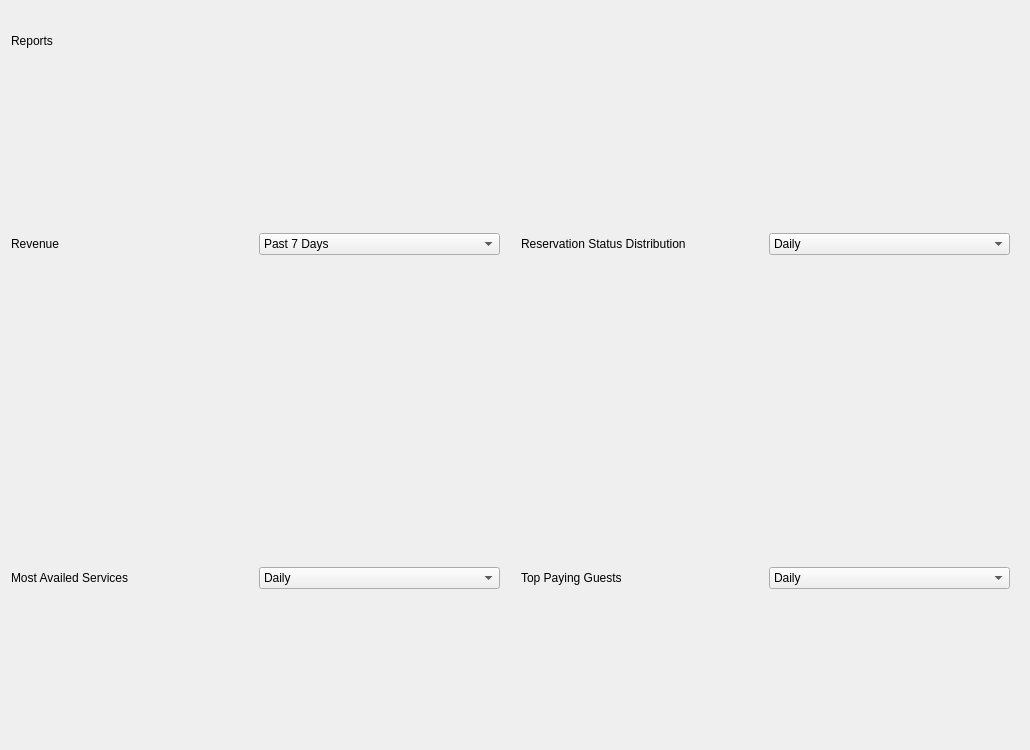
<?xml version="1.0" encoding="UTF-8"?>
<ui version="4.0">
 <class>Widget</class>
 <widget class="QWidget" name="Widget">
  <property name="geometry">
   <rect>
    <x>0</x>
    <y>0</y>
    <width>1030</width>
    <height>750</height>
   </rect>
  </property>
  <property name="minimumSize">
   <size>
    <width>1030</width>
    <height>750</height>
   </size>
  </property>
  <property name="windowTitle">
   <string>Form</string>
  </property>
  <layout class="QGridLayout" name="gridLayout">
   <property name="spacing">
    <number>12</number>
   </property>
   <item row="2" column="0">
    <widget class="QFrame" name="most_availed_services_chart_frame">
     <property name="frameShape">
      <enum>QFrame::NoFrame</enum>
     </property>
     <property name="frameShadow">
      <enum>QFrame::Raised</enum>
     </property>
     <layout class="QVBoxLayout" name="verticalLayout_3">
      <property name="leftMargin">
       <number>0</number>
      </property>
      <property name="topMargin">
       <number>0</number>
      </property>
      <property name="rightMargin">
       <number>0</number>
      </property>
      <property name="bottomMargin">
       <number>0</number>
      </property>
      <item>
       <widget class="QFrame" name="most_availed_services_chart_controls">
        <property name="frameShape">
         <enum>QFrame::NoFrame</enum>
        </property>
        <property name="frameShadow">
         <enum>QFrame::Raised</enum>
        </property>
        <layout class="QGridLayout" name="gridLayout_4">
         <property name="leftMargin">
          <number>0</number>
         </property>
         <item row="0" column="0">
          <widget class="QLabel" name="most_availed_services_chart_label">
           <property name="text">
            <string>Most Availed Services</string>
           </property>
          </widget>
         </item>
         <item row="0" column="1">
          <widget class="QComboBox" name="most_availed_services_chart_combobox">
           <item>
            <property name="text">
             <string>Daily</string>
            </property>
           </item>
           <item>
            <property name="text">
             <string>Weekly</string>
            </property>
           </item>
           <item>
            <property name="text">
             <string>Monthly</string>
            </property>
           </item>
           <item>
            <property name="text">
             <string>Yearly</string>
            </property>
           </item>
           <item>
            <property name="text">
             <string>All Time</string>
            </property>
           </item>
          </widget>
         </item>
        </layout>
       </widget>
      </item>
     </layout>
    </widget>
   </item>
   <item row="2" column="1">
    <widget class="QFrame" name="top_paying_guests_chart_frame">
     <property name="frameShape">
      <enum>QFrame::NoFrame</enum>
     </property>
     <property name="frameShadow">
      <enum>QFrame::Raised</enum>
     </property>
     <layout class="QVBoxLayout" name="verticalLayout_4">
      <property name="leftMargin">
       <number>0</number>
      </property>
      <property name="topMargin">
       <number>0</number>
      </property>
      <property name="rightMargin">
       <number>0</number>
      </property>
      <property name="bottomMargin">
       <number>0</number>
      </property>
      <item>
       <widget class="QFrame" name="top_paying_guests_chart_controls">
        <property name="frameShape">
         <enum>QFrame::NoFrame</enum>
        </property>
        <property name="frameShadow">
         <enum>QFrame::Raised</enum>
        </property>
        <layout class="QGridLayout" name="gridLayout_5">
         <property name="leftMargin">
          <number>0</number>
         </property>
         <item row="0" column="0">
          <widget class="QLabel" name="top_paying_guests_chart_label">
           <property name="text">
            <string>Top Paying Guests</string>
           </property>
          </widget>
         </item>
         <item row="0" column="1">
          <widget class="QComboBox" name="top_paying_guests_chart_combobox">
           <item>
            <property name="text">
             <string>Daily</string>
            </property>
           </item>
           <item>
            <property name="text">
             <string>Weekly</string>
            </property>
           </item>
           <item>
            <property name="text">
             <string>Monthly</string>
            </property>
           </item>
           <item>
            <property name="text">
             <string>Yearly</string>
            </property>
           </item>
           <item>
            <property name="text">
             <string>All Time</string>
            </property>
           </item>
          </widget>
         </item>
        </layout>
       </widget>
      </item>
     </layout>
    </widget>
   </item>
   <item row="1" column="0">
    <widget class="QFrame" name="revenue_chart_frame">
     <property name="frameShape">
      <enum>QFrame::NoFrame</enum>
     </property>
     <property name="frameShadow">
      <enum>QFrame::Raised</enum>
     </property>
     <layout class="QVBoxLayout" name="verticalLayout">
      <property name="leftMargin">
       <number>0</number>
      </property>
      <property name="topMargin">
       <number>0</number>
      </property>
      <property name="rightMargin">
       <number>0</number>
      </property>
      <property name="bottomMargin">
       <number>0</number>
      </property>
      <item>
       <widget class="QFrame" name="revenue_chart_controls">
        <property name="minimumSize">
         <size>
          <width>0</width>
          <height>30</height>
         </size>
        </property>
        <property name="frameShape">
         <enum>QFrame::NoFrame</enum>
        </property>
        <property name="frameShadow">
         <enum>QFrame::Raised</enum>
        </property>
        <layout class="QGridLayout" name="gridLayout_2">
         <property name="leftMargin">
          <number>0</number>
         </property>
         <item row="0" column="0">
          <widget class="QLabel" name="revenue_chart_label">
           <property name="text">
            <string>Revenue</string>
           </property>
          </widget>
         </item>
         <item row="0" column="1">
          <widget class="QComboBox" name="revenue_chart_combobox">
           <item>
            <property name="text">
             <string>Past 7 Days</string>
            </property>
           </item>
           <item>
            <property name="text">
             <string>Past 4 Weeks</string>
            </property>
           </item>
           <item>
            <property name="text">
             <string>Past 6 months</string>
            </property>
           </item>
          </widget>
         </item>
        </layout>
       </widget>
      </item>
     </layout>
    </widget>
   </item>
   <item row="0" column="0" colspan="2">
    <widget class="QFrame" name="reports_frame">
     <property name="maximumSize">
      <size>
       <width>16777215</width>
       <height>60</height>
      </size>
     </property>
     <property name="frameShape">
      <enum>QFrame::NoFrame</enum>
     </property>
     <property name="frameShadow">
      <enum>QFrame::Raised</enum>
     </property>
     <layout class="QHBoxLayout" name="horizontalLayout">
      <property name="leftMargin">
       <number>0</number>
      </property>
      <item>
       <widget class="QLabel" name="reports_label">
        <property name="text">
         <string>Reports</string>
        </property>
       </widget>
      </item>
     </layout>
    </widget>
   </item>
   <item row="1" column="1">
    <widget class="QFrame" name="reservation_status_chart_frame">
     <property name="frameShape">
      <enum>QFrame::NoFrame</enum>
     </property>
     <property name="frameShadow">
      <enum>QFrame::Raised</enum>
     </property>
     <layout class="QVBoxLayout" name="verticalLayout_2">
      <property name="leftMargin">
       <number>0</number>
      </property>
      <property name="topMargin">
       <number>0</number>
      </property>
      <property name="rightMargin">
       <number>0</number>
      </property>
      <property name="bottomMargin">
       <number>0</number>
      </property>
      <item>
       <widget class="QFrame" name="reservation_status_chart_controls">
        <property name="minimumSize">
         <size>
          <width>0</width>
          <height>30</height>
         </size>
        </property>
        <property name="frameShape">
         <enum>QFrame::NoFrame</enum>
        </property>
        <property name="frameShadow">
         <enum>QFrame::Raised</enum>
        </property>
        <layout class="QGridLayout" name="gridLayout_3">
         <property name="leftMargin">
          <number>0</number>
         </property>
         <item row="0" column="0">
          <widget class="QLabel" name="reservation_status_chart_label">
           <property name="text">
            <string>Reservation Status Distribution</string>
           </property>
          </widget>
         </item>
         <item row="0" column="1">
          <widget class="QComboBox" name="reservation_status_chart_combobox">
           <item>
            <property name="text">
             <string>Daily</string>
            </property>
           </item>
           <item>
            <property name="text">
             <string>Weekly</string>
            </property>
           </item>
           <item>
            <property name="text">
             <string>Monthly</string>
            </property>
           </item>
           <item>
            <property name="text">
             <string>Yearly</string>
            </property>
           </item>
           <item>
            <property name="text">
             <string>All Time</string>
            </property>
           </item>
          </widget>
         </item>
        </layout>
       </widget>
      </item>
     </layout>
    </widget>
   </item>
  </layout>
 </widget>
 <resources/>
 <connections/>
</ui>
